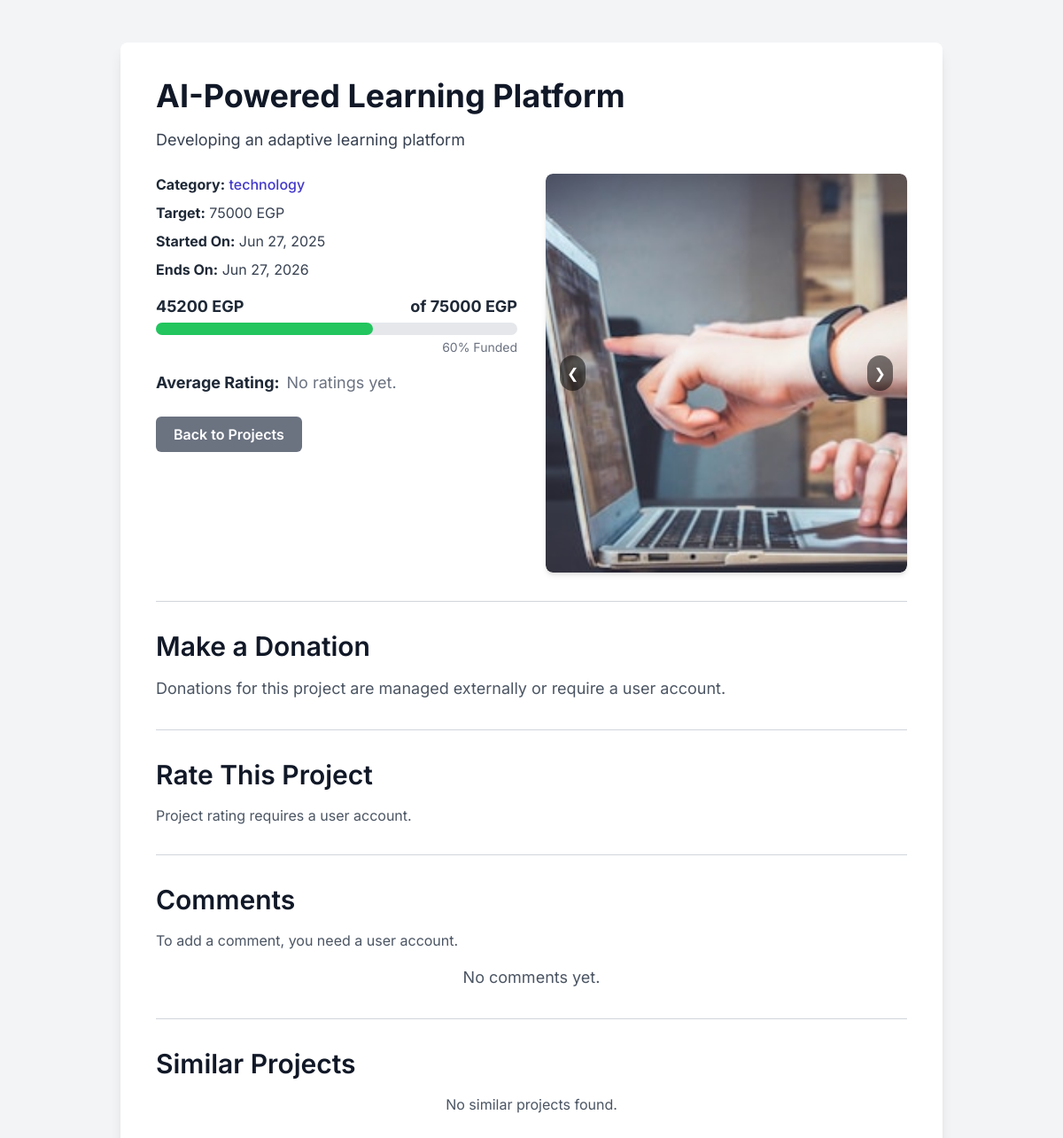
The app's page /5/ with its own data.
### projects/models.py (models this page shows, shortened)
class Project(models.Model):
    STATUS_CHOICES = (
        ('active', 'Active'),
        ('completed', 'Completed'),
        ('canceled', 'Canceled'),
        ('expired', 'Expired'),
    )
    title = models.CharField(max_length=200)
    details = models.TextField()
    total_target = models.PositiveIntegerField(help_text="Target amount in EGP")
    owner = models.ForeignKey(User, on_delete=models.CASCADE, related_name='projects')
    category = models.ForeignKey(Category, on_delete=models.SET_NULL, null=True, blank=True)
    tags = models.ManyToManyField(Tag, blank=True)
    start_time = models.DateTimeField(default=timezone.now)
    end_time = models.DateTimeField()
    created_at = models.DateTimeField(auto_now_add=True)
    updated_at = models.DateTimeField(auto_now=True)
    status = models.CharField(max_length=10, choices=STATUS_CHOICES, default='active')
    is_featured = models.BooleanField(default=False) # Added as per API views usage
    @property
    def total_donations_collected(self): # Renamed for clarity and to avoid conflict if 'total_donations' annotation is used
        result = self.donations.aggregate(total=Sum('amount'))
        return result['total'] if result['total'] is not None else 0
    @property
    def percent_funded(self):
        if self.total_target > 0:
            return min(100, (self.total_donations_collected / self.total_target) * 100)
        return 0

class Category(models.Model):
    name = models.CharField(max_length=100)
    description = models.TextField(blank=True)
    class Meta:
        verbose_name_plural = "Categories"

class ProjectPicture(models.Model):
    project = models.ForeignKey(Project, related_name='pictures', on_delete=models.SET_NULL,null=True)
    image = models.ImageField(upload_to='projects/')
    uploaded_at = models.DateTimeField(auto_now_add=True)

### projects/views.py (the view)
# urls.py: path('<int:pk>/', views.ProjectDetailView.as_view(), name='detail'),
class ProjectDetailView(DetailView):
    model = Project
    template_name = 'projects/project_detail.html'
    def get_context_data(self, **kwargs):
        context = super().get_context_data(**kwargs)
        context['comment_form'] = CommentForm()
        context['rating_form'] = RatingForm()
        context['donation_form'] = DonationForm()
        return context

### projects/templates/projects/project_detail.html (shortened to what this page needs)
{% load static %}
<!DOCTYPE html>
<html lang="en">
<head>
    <script src="https://cdn.tailwindcss.com"></script>
</head>
<body>
    <div class="container mx-auto p-4 md:p-8 lg:p-12">
        <div class="bg-white rounded-lg shadow-lg p-6 md:p-8 lg:p-10 mb-8">
            <h1 class="text-3xl md:text-4xl font-bold text-gray-900 mb-4">{{ project.title }}</h1>
            <p class="text-gray-700 text-base md:text-lg mb-6">{{ project.details }}</p>
            <div class="grid grid-cols-1 md:grid-cols-2 gap-8 mb-8">
                <div>
                    <p class="text-gray-700 mb-2"><strong class="text-gray-800">Category:</strong> <span class="font-medium text-indigo-700">{{ project.category.name }}</span></p>
                    <p class="text-gray-700 mb-2"><strong class="text-gray-800">Target:</strong> {{ project.total_target|floatformat:0 }} EGP</p>
                    <p class="text-gray-700 mb-2"><strong class="text-gray-800">Started On:</strong> {{ project.start_time|date:"M d, Y" }}</p>
                    <p class="text-gray-700 mb-4"><strong class="text-gray-800">Ends On:</strong> {{ project.end_time|date:"M d, Y" }}</p>
                    <div class="mb-4">
                        <div class="flex justify-between text-gray-800 text-lg font-bold mb-1">
                            <span>{{ project.total_donations_collected|floatformat:0 }} EGP</span>
                            <span>of {{ project.total_target|floatformat:0 }} EGP</span>
                        </div>
                        <div class="w-full bg-gray-200 rounded-full h-3.5">
                            {% if project.total_target > 0 %}
                                <div class="bg-green-500 h-3.5 rounded-full" style="width: {{ project.percent_funded|floatformat:0 }}%;"></div>
                            {% else %}
                                <div class="bg-gray-400 h-3.5 rounded-full" style="width: 0%;"></div>
                            {% endif %}
                        </div>
                        {% if project.total_target > 0 %}
                            <p class="text-sm text-gray-500 mt-1 text-right">{{ project.percent_funded|floatformat:0 }}% Funded</p>
                        {% endif %}
                    </div>
                    <div class="flex items-center text-lg text-gray-800 mb-4">
                        <strong class="mr-2">Average Rating:</strong>
                        {% if project.average_rating %}
                            <span class="flex items-center">
                                <svg class="w-5 h-5 text-yellow-400 mr-1" fill="currentColor" viewBox="0 0 20 20">
                                    <path d="M9.049 2.927c.3-.921 1.603-.921 1.902 0l1.07 3.292a1 1 0 00.95.69h3.462c.969 0 1.371 1.24.588 1.81l-2.8 2.034a1 1 0 00-.364 1.118l1.07 3.292c.3.921-.755 1.683-1.538 1.118l-2.8-2.034a1 1 0 00-1.175 0l-2.8 2.034c-.783.565-1.838-.197-1.538-1.118l1.07-3.292a1 1 0 00-.364-1.118L2.98 8.72c-.783-.57-.38-1.81.588-1.81h3.462a1 1 0 00.95-.69l1.07-3.292z"></path>
                                </svg>
                                {{ project.average_rating|floatformat:1 }}/5 ({{ project.rating_count }} reviews)
                            </span>
                        {% else %}
                            <span class="text-gray-500">No ratings yet.</span>
                        {% endif %}
                    </div>
                    <div class="flex flex-wrap gap-4 mt-6">
                        <a href="{% url 'projects:list' %}" class="bg-gray-500 text-white px-5 py-2 rounded-md font-semibold hover:bg-gray-600 transition duration-300">Back to Projects</a>
                    </div>
                </div>
                <div class="relative w-full overflow-hidden rounded-lg shadow-md" id="image-slider">
                    {% if project.pictures.exists %}
                        <div class="flex transition-transform duration-500 ease-in-out" id="slider-container">
                            {% for pic in project.pictures.all %}
                                <img src="{{ pic.image.url }}" alt="{{ project.title }} picture {{ forloop.counter }}" class="w-full flex-shrink-0 object-cover h-96">
                            {% endfor %}
                        </div>
                        <button class="absolute top-1/2 left-4 transform -translate-y-1/2 bg-black bg-opacity-50 text-white p-2 rounded-full hover:bg-opacity-75 focus:outline-none" onclick="prevSlide()">&#10094;</button>
                        <button class="absolute top-1/2 right-4 transform -translate-y-1/2 bg-black bg-opacity-50 text-white p-2 rounded-full hover:bg-opacity-75 focus:outline-none" onclick="nextSlide()">&#10095;</button>
                    {% else %}
                        <img src="https://placehold.co/600x400/CCCCCC/000000?text=No+Images" alt="No Images Available" class="w-full object-cover h-96">
                    {% endif %}
                </div>
            </div>
            <hr class="my-8 border-gray-300">
            <h2 class="text-2xl md:text-3xl font-semibold text-gray-900 mb-4">Make a Donation</h2>
            <p class="text-gray-600 text-lg mb-4">Donations for this project are managed externally or require a user account.</p>
            <hr class="my-8 border-gray-300">
            <h2 class="text-2xl md:text-3xl font-semibold text-gray-900 mb-4">Rate This Project</h2>
            <p class="text-gray-600 mb-4">Project rating requires a user account.</p>
            <hr class="my-8 border-gray-300">
            <h2 class="text-2xl md:text-3xl font-semibold text-gray-900 mb-4">Comments</h2>
            <p class="text-gray-600 mb-4">To add a comment, you need a user account.</p>
            {% if project.comments.exists %}
                <div class="space-y-6 mt-6">
                    {% for comment in project.comments.all %}
                        {% if not comment.parent %}
                            {% include "projects/includes/comment_card.html" with comment=comment project=project %}
                        {% endif %}
                    {% endfor %}
                </div>
            {% else %}
                <p class="text-center text-gray-600 text-lg">No comments yet.</p>
            {% endif %}
            <hr class="my-8 border-gray-300">
            <h2 class="text-2xl md:text-3xl font-semibold text-gray-900 mb-4">Similar Projects</h2>
            {% if similar_projects %}
                <div class="grid grid-cols-1 md:grid-cols-2 lg:grid-cols-4 gap-6">
                    {% for sim_project in similar_projects %}
                        <div class="bg-white rounded-lg shadow-md overflow-hidden transition transform hover:scale-105 duration-300 ease-in-out">
                            {% if sim_project.pictures.first %}
                                <img src="{{ sim_project.pictures.first.image.url }}" alt="{{ sim_project.title }}" class="w-full h-32 object-cover">
                            {% else %}
                                <img src="https://placehold.co/400x200/CCCCCC/000000?text=No+Image" alt="No Image" class="w-full h-32 object-cover">
                            {% endif %}
                            <div class="p-4">
                                <h3 class="text-lg font-semibold text-gray-900 mb-1">{{ sim_project.title }}</h3>
                                <p class="text-gray-600 text-sm mb-2">{{ sim_project.details|truncatechars:70 }}</p>
                                <div class="flex justify-between items-center text-sm text-gray-500">
                                    <span>Funded: {{ sim_project.percent_funded|floatformat:0 }}%</span>
                                    {% if sim_project.average_rating %}
                                        <span class="flex items-center">
                                            <svg class="w-4 h-4 text-yellow-400 mr-1" fill="currentColor" viewBox="0 0 20 20">
                                                <path d="M9.049 2.927c.3-.921 1.603-.921 1.902 0l1.07 3.292a1 1 0 00.95.69h3.462c.969 0 1.371 1.24.588 1.81l-2.8 2.034a1 1 0 00-.364 1.118l1.07 3.292c.3.921-.755 1.683-1.538 1.118l-2.8-2.034a1 1 0 00-1.175 0l-2.8 2.034c-.783.565-1.838-.197-1.538-1.118l1.07-3.292a1 1 0 00-.364-1.118L2.98 8.72c-.783-.57-.38-1.81.588-1.81h3.462a1 1 0 00.95-.69l1.07-3.292z"></path>
                                            </svg>
                                            {{ sim_project.average_rating|floatformat:1 }}
                                        </span>
                                    {% endif %}
                                </div>
                                <a href="{% url 'projects:detail' sim_project.pk %}" class="block mt-3 text-center bg-indigo-500 text-white px-4 py-2 rounded-md text-sm font-semibold hover:bg-indigo-600 transition duration-300">View Details</a>
                            </div>
                        </div>
                    {% endfor %}
                </div>
            {% else %}
                <p class="text-center text-gray-600">No similar projects found.</p>
            {% endif %}
        </div>
</body>
</html>

### projects/templates/projects/project_detail.html (style rules this page uses)
body { font-family: 'Inter', sans-serif; background-color: #f3f4f6; color: #333; }
#slider-container { display: flex; transition: transform 0.5s ease-in-out; }
#image-slider img { width: 100%; flex-shrink: 0; object-fit: cover; height: 450px; border-radius: 0.5rem; }

### records on screen
Project: title "AI-Powered Learning Platform", details "Developing an adaptive learning platform", category.name "technology", total_target "75000", start_time "Jun 27, 2025", end_time "Jun 27, 2026", total_donations_collected "45200", percent_funded "60"
ProjectPicture: image (picture)
